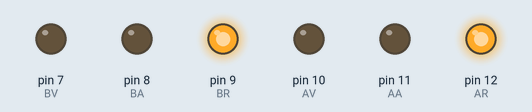
A sketch run on a simulated Arduino Uno, built with avr-gcc and run on an emulated ATmega328P. Shown: output pins drawn as LEDs (lit = HIGH).

Above: at 0.2 s.
At 1.5 s:
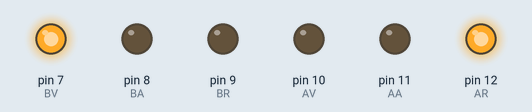
At 2.7 s:
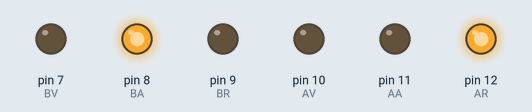
At 4.5 s:
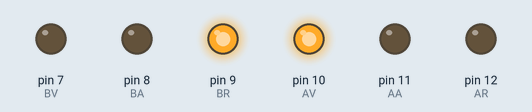
Timing chart, 0 to 7.8 s (numbered marks = the images above):
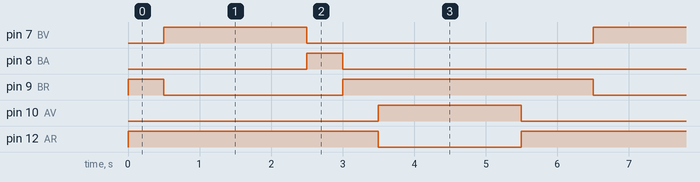

Measured:
- by itself, pin 7 (BV), pin 10 (AV): alternates HIGH for 2.0 s and LOW for 4.0 s
- by itself, pin 8 (BA): alternates HIGH for 0.50 s and LOW for 5.5 s
- by itself, pin 9 (BR): repeats every 6.0 s: LOW 2.5 s, HIGH 3.5 s
- by itself, pin 12 (AR): alternates HIGH for 4.0 s and LOW for 2.0 s

The sketch:

SEMAFOR_.ino
```cpp
/**********************************************************************************
**                                                                               **
**                             SEMAFOR                                           **
**                                                                               **
**   albert segui                                13/03/17                        **
**********************************************************************************/

//********** Includes *************************************************************


//********** Variables ************************************************************
//ASIGNO LES VARIABLES
int  AR = 12;
int  AA = 11;
int AV = 10;
int BR = 9;
int BA = 8;
int BV = 7;
//********** Setup ****************************************************************
void setup() {
  // put your setup code here, to run once:
  //ASIGNO LES SORTIDES
pinMode(AR, OUTPUT);
pinMode(AA, OUTPUT);
pinMode(AV, OUTPUT);
pinMode(BR, OUTPUT);
pinMode(BA, OUTPUT);
pinMode(BV, OUTPUT);
}

void loop() {
  // SENCEN EL BR I AR
  digitalWrite(AR, HIGH);
  digitalWrite(AA, LOW);
  digitalWrite(AV, LOW);
  digitalWrite(BR, HIGH);
  digitalWrite(BA, LOW);
  digitalWrite(BV, LOW);

 delay(500);
 digitalWrite(AR, HIGH); //ENGEGAT
  digitalWrite(AA, LOW);
  digitalWrite(AV, LOW);
  digitalWrite(BR, LOW);
  digitalWrite(BA, LOW);
  digitalWrite(BV, HIGH); //ENGEGAT
delay(500);

digitalWrite(AR, HIGH);  // ENGEGAT
  digitalWrite(AA, LOW);
  digitalWrite(AV,LOW);
  digitalWrite(BR, LOW);
  digitalWrite(BA, LOW);
  digitalWrite(BV, HIGH); //ENGEGAT
delay(500);

digitalWrite(AR, HIGH); //ENGEGAT
  digitalWrite(AA, LOW);
  digitalWrite(AV, LOW);
  digitalWrite(BR, LOW);
  digitalWrite(BA, LOW);
  digitalWrite(BV, HIGH); //ENGEGAT
delay(500);

digitalWrite(AR, HIGH); //ENGEGAT
  digitalWrite(AA, LOW);
  digitalWrite(AV, LOW);
  digitalWrite(BR, LOW);
  digitalWrite(BA, LOW);
  digitalWrite(BV, HIGH); //ENGEGAT
delay(500);

digitalWrite(AR, HIGH); //ENGEGAT
  digitalWrite(AA, LOW);
  digitalWrite(AV, LOW);
  digitalWrite(BR, LOW);
  digitalWrite(BA, HIGH);//ENGEGAT
  digitalWrite(BV, LOW);
 delay(500);

digitalWrite(AR, HIGH);  //ENGEGAT
  digitalWrite(AA, LOW);
  digitalWrite(AV, LOW);
  digitalWrite(BR, HIGH); //ENGEGAT
  digitalWrite(BA, LOW);
  digitalWrite(BV, LOW);
delay(500);

digitalWrite(AR, LOW);
  digitalWrite(AA, LOW);
  digitalWrite(AV, HIGH);//ENGEGAT
  digitalWrite(BR, HIGH); //ENGEGAT
  digitalWrite(BA, LOW);
  digitalWrite(BV, LOW);
delay(500);

digitalWrite(AR, LOW);
  digitalWrite(AA, LOW);
  digitalWrite(AV, HIGH);//ENGEGAT
  digitalWrite(BR, HIGH); //ENGEGAT
  digitalWrite(BA, LOW);
  digitalWrite(BV, LOW);
delay(500);

digitalWrite(AR, LOW);
  digitalWrite(AA, LOW);
  digitalWrite(AV, HIGH); //ENGEGAT
  digitalWrite(BR, HIGH); //ENGEGAT
  digitalWrite(BA, LOW);
  digitalWrite(BV, LOW);
delay(500);

digitalWrite(AR, LOW);
  digitalWrite(AA, LOW);
  digitalWrite(AV, HIGH); //ENGEGAT
  digitalWrite(BR, HIGH); //ENGEGAT
  digitalWrite(BA, LOW);
  digitalWrite(BV, LOW);
delay(500);

digitalWrite(AR, HIGH);  //ENGEGAT
  digitalWrite(AA, LOW);
  digitalWrite(AV, LOW);
  digitalWrite(BR, HIGH); //ENGEGAT
  digitalWrite(BA, LOW);
  digitalWrite(BV, LOW);
delay(500);
}
```
